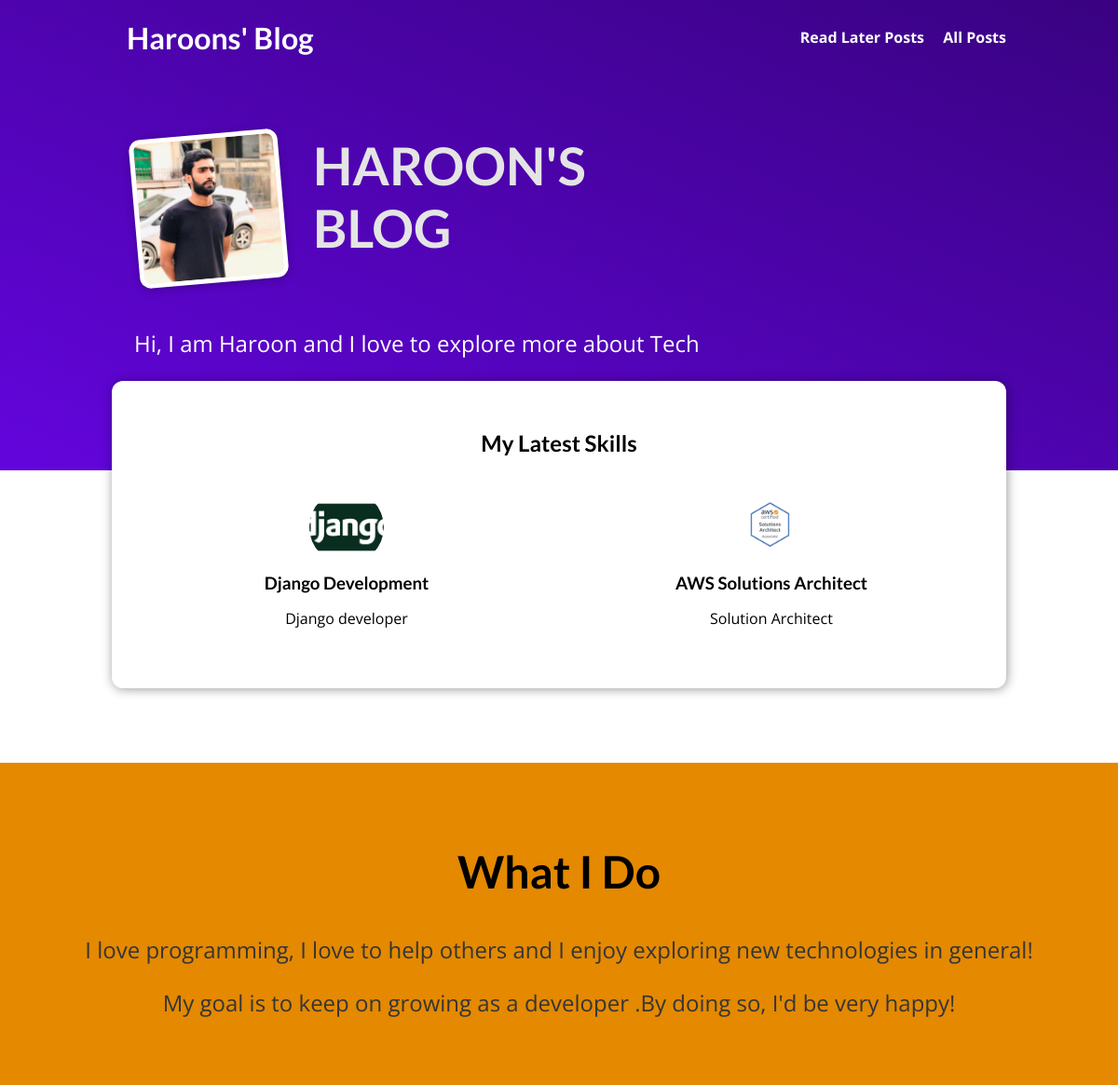
The page / on the database its author committed.
### blog/models.py (models this page shows, shortened)
class Post(models.Model):
    title = models.CharField(max_length=150)
    excerpt = models.CharField(max_length=200)
    image = models.ImageField(upload_to="posts", null=True)
    date = models.DateField(auto_now=True)
    slug = models.SlugField(unique=True, db_index=True)
    content = models.TextField(validators=[MinLengthValidator(10)])
    author = models.ForeignKey(
        Author, on_delete=models.SET_NULL, null=True, related_name="posts")
    tags = models.ManyToManyField(Tag)

### blog/views.py (the view)
# urls.py: path("", views.StartingPageView.as_view(), name="starting-page"),
class StartingPageView(ListView):
    template_name = "blog/index.html"
    model = Post
    ordering = ["-date"]
    context_object_name = "posts"
    def get_queryset(self):
        queryset = super().get_queryset()
        data = queryset[:3]
        return data

### blog/templates/blog/index.html (shortened to what this page needs)
{% extends "base.html" %}
{% load static %}
{% block css_files %}
  <link rel="stylesheet" href="{% static "blog/post.css" %}" />
  <link rel="stylesheet" href="{% static "blog/index.css" %}" />
{% endblock %}
{% block content %}
<section id="welcome">
  <header>
    <img src="{% static "blog/images/haroon.jpg" %}" alt="Max - The Author Of This Blog" />
    <h2>HAROON'S BLOG</h2>
  </header>
  <p>Hi, I am Haroon and I love to explore more about Tech</p>
</section>
<section id="latest-posts">
  <h2>My Latest Skills</h2>
  <ul>
    {% for post in posts %}
      {% include "blog/includes/post.html" %}
    {% endfor %}
  </ul>
</section>
<section id="about">
  <h2>What I Do</h2>
  <p>
    I love programming, I love to help others and I enjoy exploring new
    technologies in general!
  </p>
  <p>
    My goal is to keep on growing as a developer .By doing so, I'd be very happy!
  </p>
</section>
{% endblock %}

### blog/templates/blog/includes/post.html
<li>
  <article class="post">
    <a href="{% url "post-detail-page" post.slug %}">
      <img src="{{ post.image.url }}" alt="{{ post.title }}"
      />
      <div class="post__content">
        <h3>{{ post.title }}</h3>
        <p>
          {{ post.excerpt }}
        </p>
      </div>
    </a>
  </article>
</li>

### static/app.css (style rules this page uses)
* { box-sizing: border-box; }
html { font-family: 'Open Sans', 'Lato', sans-serif; }
body { margin: 0; }
h1, h2, h3 { font-family: 'Lato', sans-serif; font-weight: bold; }

### blog/static/blog/post.css (style rules this page uses)
.post { display: flex; flex-direction: column; align-items: center; text-align: center; }
.post a { text-decoration: none; color: black; transition: all 0.2s ease; padding: 1rem; }
.post img { width: 5rem; height: 5rem; object-fit: cover; border-radius: 50%; }
.post h3 { margin: 0.25rem 0; }

### blog/static/blog/index.css (style rules this page uses)
#welcome { background: linear-gradient(to right top, #6305dd, #390281); padding: 6rem 12%; }
#welcome header { display: flex; align-items: flex-start; margin: 3rem auto; }
#welcome img { width: 10rem; height: 10rem; object-fit: cover; object-position: top; border: 5px solid white; border-radius: 12px; background-color: #ffe1bf; transform: rotateZ(-5deg); box-shadow: 0 2px 8px rgba(0, 0, 0, 0.25); }
#welcome h2 { font-size: 3.5rem; margin: 0 0 0 2rem; color: #e4e4e4; width: 10rem; }
#welcome p { color: white; font-size: 1.5rem; }
#latest-posts { background-color: white; padding: 2rem; border-radius: 12px; width: 60rem; margin: -6rem auto 2rem auto; box-shadow: 1px 1px 12px rgba(0, 0, 0, 0.4); }
#latest-posts h2 { text-align: center; }
#latest-posts ul { list-style: none; margin: 0; padding: 0; display: flex; gap: 1rem; }
#latest-posts li { flex: 1; }
#about { text-align: center; padding: 3rem; background-color: #e48900; margin-top: 5rem; }
#about h2 { font-size: 3rem; }
#about p { font-size: 1.5rem; color: #353535; }

### rows shown on the page
Post: image (picture), title "Django Development", excerpt "Django developer"
Post: image (picture), title "AWS Solutions Architect", excerpt "Solution Architect"
